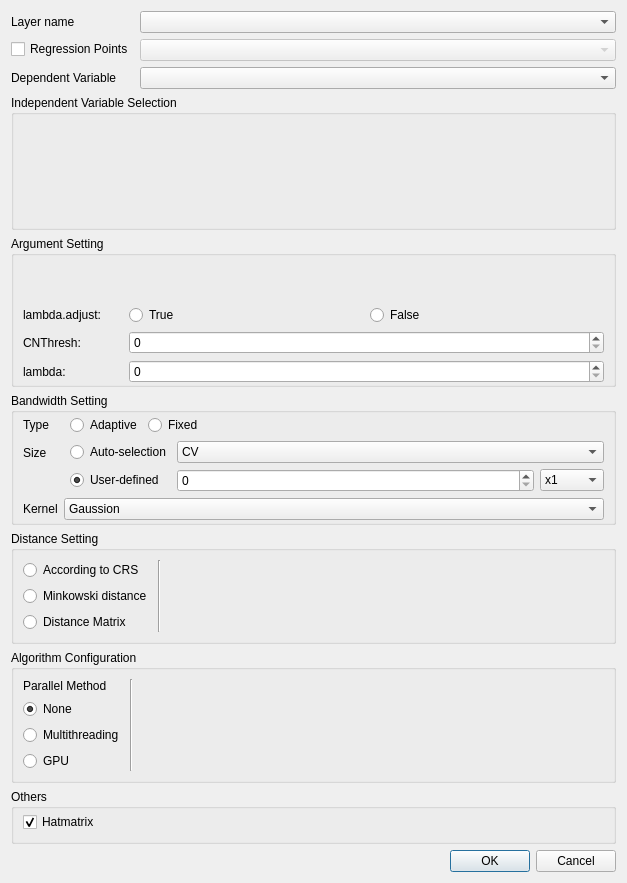
<?xml version="1.0" encoding="UTF-8"?>
<ui version="4.0">
 <class>GwmLcrGWROptionsDialog</class>
 <widget class="QDialog" name="GwmLcrGWROptionsDialog">
  <property name="geometry">
   <rect>
    <x>0</x>
    <y>0</y>
    <width>627</width>
    <height>883</height>
   </rect>
  </property>
  <property name="windowTitle">
   <string>GWR Configure</string>
  </property>
  <layout class="QVBoxLayout" name="verticalLayout_3" stretch="0,1,0,0,0,0,0,0">
   <item>
    <layout class="QFormLayout" name="formLayout_6">
     <item row="0" column="0">
      <widget class="QLabel" name="label">
       <property name="sizePolicy">
        <sizepolicy hsizetype="Fixed" vsizetype="Preferred">
         <horstretch>0</horstretch>
         <verstretch>0</verstretch>
        </sizepolicy>
       </property>
       <property name="text">
        <string>Layer name</string>
       </property>
      </widget>
     </item>
     <item row="0" column="1">
      <widget class="QComboBox" name="mLayerComboBox"/>
     </item>
     <item row="2" column="0">
      <widget class="QLabel" name="label_12">
       <property name="text">
        <string>Dependent Variable</string>
       </property>
      </widget>
     </item>
     <item row="2" column="1">
      <widget class="QComboBox" name="mDepVarComboBox"/>
     </item>
     <item row="1" column="0">
      <widget class="QCheckBox" name="ckbRegressionPoints">
       <property name="text">
        <string>Regression Points</string>
       </property>
      </widget>
     </item>
     <item row="1" column="1">
      <widget class="QComboBox" name="cmbRegressionLayerSelect">
       <property name="enabled">
        <bool>false</bool>
       </property>
      </widget>
     </item>
    </layout>
   </item>
   <item>
    <widget class="QGroupBox" name="groupBox">
     <property name="title">
      <string>Independent Variable Selection</string>
     </property>
     <layout class="QVBoxLayout" name="verticalLayout_4" stretch="1">
      <item>
       <widget class="GwmIndepVarSelectorWidget" name="mIndepVarSelector" native="true"/>
      </item>
     </layout>
    </widget>
   </item>
   <item>
    <widget class="QGroupBox" name="horizontalGroupBox">
     <property name="title">
      <string>Argument Setting</string>
     </property>
     <layout class="QHBoxLayout" name="horizontalLayout_7">
      <property name="topMargin">
       <number>49</number>
      </property>
      <property name="bottomMargin">
       <number>1</number>
      </property>
      <item>
       <layout class="QGridLayout" name="gridLayout_2">
        <item row="1" column="0">
         <widget class="QLabel" name="label_15">
          <property name="text">
           <string>lambda.adjust:</string>
          </property>
         </widget>
        </item>
        <item row="1" column="2">
         <widget class="QRadioButton" name="mLambdaAdjustFRadioButton">
          <property name="text">
           <string>False</string>
          </property>
         </widget>
        </item>
        <item row="1" column="1">
         <widget class="QRadioButton" name="mLambdaAdjustTRadioButton">
          <property name="text">
           <string>True</string>
          </property>
         </widget>
        </item>
        <item row="3" column="0">
         <widget class="QLabel" name="label_10">
          <property name="maximumSize">
           <size>
            <width>100</width>
            <height>16777215</height>
           </size>
          </property>
          <property name="text">
           <string>lambda:</string>
          </property>
         </widget>
        </item>
        <item row="2" column="0">
         <widget class="QLabel" name="label_11">
          <property name="text">
           <string>CNThresh:</string>
          </property>
         </widget>
        </item>
        <item row="2" column="1" colspan="2">
         <widget class="QSpinBox" name="mcnThreshSpinBox"/>
        </item>
        <item row="3" column="1" colspan="2">
         <widget class="QSpinBox" name="mLambdaSpinBox"/>
        </item>
       </layout>
      </item>
     </layout>
    </widget>
   </item>
   <item>
    <widget class="QGroupBox" name="groupBox_2">
     <property name="sizePolicy">
      <sizepolicy hsizetype="Preferred" vsizetype="Fixed">
       <horstretch>0</horstretch>
       <verstretch>0</verstretch>
      </sizepolicy>
     </property>
     <property name="title">
      <string>Bandwidth Setting</string>
     </property>
     <layout class="QFormLayout" name="formLayout">
      <property name="horizontalSpacing">
       <number>6</number>
      </property>
      <property name="verticalSpacing">
       <number>6</number>
      </property>
      <property name="topMargin">
       <number>2</number>
      </property>
      <property name="bottomMargin">
       <number>2</number>
      </property>
      <item row="0" column="0">
       <widget class="QLabel" name="label_2">
        <property name="text">
         <string>Type</string>
        </property>
       </widget>
      </item>
      <item row="0" column="1">
       <layout class="QHBoxLayout" name="horizontalLayout_6">
        <property name="leftMargin">
         <number>6</number>
        </property>
        <item>
         <widget class="QRadioButton" name="mBwTypeAdaptiveRadio">
          <property name="sizePolicy">
           <sizepolicy hsizetype="Fixed" vsizetype="Fixed">
            <horstretch>0</horstretch>
            <verstretch>0</verstretch>
           </sizepolicy>
          </property>
          <property name="text">
           <string>Adaptive</string>
          </property>
          <property name="checked">
           <bool>true</bool>
          </property>
         </widget>
        </item>
        <item>
         <widget class="QRadioButton" name="mBwTypeFixedRadio">
          <property name="sizePolicy">
           <sizepolicy hsizetype="Fixed" vsizetype="Fixed">
            <horstretch>0</horstretch>
            <verstretch>0</verstretch>
           </sizepolicy>
          </property>
          <property name="text">
           <string>Fixed</string>
          </property>
         </widget>
        </item>
        <item>
         <spacer name="horizontalSpacer">
          <property name="orientation">
           <enum>Qt::Horizontal</enum>
          </property>
          <property name="sizeHint" stdset="0">
           <size>
            <width>40</width>
            <height>20</height>
           </size>
          </property>
         </spacer>
        </item>
       </layout>
      </item>
      <item row="1" column="0">
       <widget class="QLabel" name="label_3">
        <property name="sizePolicy">
         <sizepolicy hsizetype="Preferred" vsizetype="Preferred">
          <horstretch>0</horstretch>
          <verstretch>0</verstretch>
         </sizepolicy>
        </property>
        <property name="text">
         <string>Size</string>
        </property>
        <property name="alignment">
         <set>Qt::AlignLeading|Qt::AlignLeft|Qt::AlignVCenter</set>
        </property>
       </widget>
      </item>
      <item row="1" column="1">
       <layout class="QGridLayout" name="gridLayout_4">
        <property name="leftMargin">
         <number>6</number>
        </property>
        <item row="1" column="0">
         <widget class="QRadioButton" name="mBwSizeCustomizeRadio">
          <property name="sizePolicy">
           <sizepolicy hsizetype="Fixed" vsizetype="Fixed">
            <horstretch>0</horstretch>
            <verstretch>0</verstretch>
           </sizepolicy>
          </property>
          <property name="text">
           <string>User-defined</string>
          </property>
          <property name="checked">
           <bool>true</bool>
          </property>
         </widget>
        </item>
        <item row="1" column="1">
         <widget class="QStackedWidget" name="mBwSizeSettingStack">
          <property name="currentIndex">
           <number>0</number>
          </property>
          <widget class="QWidget" name="page_4">
           <layout class="QHBoxLayout" name="horizontalLayout">
            <property name="leftMargin">
             <number>0</number>
            </property>
            <property name="topMargin">
             <number>0</number>
            </property>
            <property name="rightMargin">
             <number>0</number>
            </property>
            <property name="bottomMargin">
             <number>0</number>
            </property>
            <item>
             <widget class="QSpinBox" name="mBwSizeAdaptiveSize"/>
            </item>
            <item>
             <widget class="QComboBox" name="mBwSizeAdaptiveUnit">
              <property name="sizePolicy">
               <sizepolicy hsizetype="Fixed" vsizetype="Fixed">
                <horstretch>0</horstretch>
                <verstretch>0</verstretch>
               </sizepolicy>
              </property>
              <item>
               <property name="text">
                <string>x1</string>
               </property>
              </item>
              <item>
               <property name="text">
                <string>x10</string>
               </property>
              </item>
              <item>
               <property name="text">
                <string>x100</string>
               </property>
              </item>
              <item>
               <property name="text">
                <string>x1000</string>
               </property>
              </item>
             </widget>
            </item>
           </layout>
          </widget>
          <widget class="QWidget" name="page_5">
           <layout class="QHBoxLayout" name="horizontalLayout_4">
            <property name="leftMargin">
             <number>0</number>
            </property>
            <property name="topMargin">
             <number>0</number>
            </property>
            <property name="rightMargin">
             <number>0</number>
            </property>
            <property name="bottomMargin">
             <number>0</number>
            </property>
            <item>
             <widget class="QDoubleSpinBox" name="mBwSizeFixedSize">
              <property name="decimals">
               <number>12</number>
              </property>
             </widget>
            </item>
            <item>
             <widget class="QComboBox" name="mBwSizeFixedUnit">
              <property name="sizePolicy">
               <sizepolicy hsizetype="Fixed" vsizetype="Fixed">
                <horstretch>0</horstretch>
                <verstretch>0</verstretch>
               </sizepolicy>
              </property>
              <item>
               <property name="text">
                <string>m</string>
               </property>
              </item>
              <item>
               <property name="text">
                <string>km</string>
               </property>
              </item>
              <item>
               <property name="text">
                <string>mile</string>
               </property>
              </item>
             </widget>
            </item>
           </layout>
          </widget>
         </widget>
        </item>
        <item row="0" column="0">
         <widget class="QRadioButton" name="mBwSizeAutomaticRadio">
          <property name="sizePolicy">
           <sizepolicy hsizetype="Preferred" vsizetype="Fixed">
            <horstretch>0</horstretch>
            <verstretch>0</verstretch>
           </sizepolicy>
          </property>
          <property name="text">
           <string>Auto-selection</string>
          </property>
          <property name="checked">
           <bool>false</bool>
          </property>
         </widget>
        </item>
        <item row="0" column="1">
         <widget class="QComboBox" name="mBwSizeAutomaticApprochCombo">
          <item>
           <property name="text">
            <string>CV</string>
           </property>
          </item>
          <item>
           <property name="text">
            <string>AICc</string>
           </property>
          </item>
         </widget>
        </item>
       </layout>
      </item>
      <item row="2" column="0">
       <widget class="QLabel" name="label_13">
        <property name="text">
         <string>Kernel</string>
        </property>
       </widget>
      </item>
      <item row="2" column="1">
       <widget class="QComboBox" name="mBwKernelFunctionCombo">
        <item>
         <property name="text">
          <string>Gaussion</string>
         </property>
        </item>
        <item>
         <property name="text">
          <string>Exponential</string>
         </property>
        </item>
        <item>
         <property name="text">
          <string>Bisquare</string>
         </property>
        </item>
        <item>
         <property name="text">
          <string>Tricube</string>
         </property>
        </item>
        <item>
         <property name="text">
          <string>Boxcar</string>
         </property>
        </item>
       </widget>
      </item>
     </layout>
    </widget>
   </item>
   <item>
    <widget class="QGroupBox" name="groupBox_3">
     <property name="sizePolicy">
      <sizepolicy hsizetype="Preferred" vsizetype="Preferred">
       <horstretch>0</horstretch>
       <verstretch>0</verstretch>
      </sizepolicy>
     </property>
     <property name="title">
      <string>Distance Setting</string>
     </property>
     <layout class="QHBoxLayout" name="horizontalLayout_2">
      <item>
       <layout class="QVBoxLayout" name="verticalLayout_2">
        <item>
         <widget class="QRadioButton" name="mDistTypeCRSRadio">
          <property name="text">
           <string>According to CRS</string>
          </property>
         </widget>
        </item>
        <item>
         <widget class="QRadioButton" name="mDistTypeMinkowskiRadio">
          <property name="text">
           <string>Minkowski distance</string>
          </property>
         </widget>
        </item>
        <item>
         <widget class="QRadioButton" name="mDistTypeDmatRadio">
          <property name="text">
           <string>Distance Matrix</string>
          </property>
         </widget>
        </item>
       </layout>
      </item>
      <item>
       <widget class="Line" name="line">
        <property name="orientation">
         <enum>Qt::Vertical</enum>
        </property>
       </widget>
      </item>
      <item>
       <widget class="QStackedWidget" name="mDistParamSettingStack">
        <property name="currentIndex">
         <number>0</number>
        </property>
        <widget class="QWidget" name="mCRSDistPage"/>
        <widget class="QWidget" name="mMinkowskiDistPage">
         <layout class="QFormLayout" name="formLayout_2">
          <property name="leftMargin">
           <number>0</number>
          </property>
          <property name="topMargin">
           <number>0</number>
          </property>
          <property name="rightMargin">
           <number>0</number>
          </property>
          <property name="bottomMargin">
           <number>0</number>
          </property>
          <item row="0" column="0">
           <widget class="QLabel" name="label_4">
            <property name="sizePolicy">
             <sizepolicy hsizetype="Preferred" vsizetype="Preferred">
              <horstretch>0</horstretch>
              <verstretch>0</verstretch>
             </sizepolicy>
            </property>
            <property name="text">
             <string>Rotation parameter</string>
            </property>
            <property name="alignment">
             <set>Qt::AlignLeading|Qt::AlignLeft|Qt::AlignVCenter</set>
            </property>
           </widget>
          </item>
          <item row="0" column="1">
           <layout class="QFormLayout" name="formLayout_5">
            <property name="horizontalSpacing">
             <number>6</number>
            </property>
            <property name="verticalSpacing">
             <number>2</number>
            </property>
            <item row="0" column="0">
             <widget class="QLabel" name="label_5">
              <property name="text">
               <string>theta</string>
              </property>
             </widget>
            </item>
            <item row="1" column="0">
             <widget class="QLabel" name="label_6">
              <property name="text">
               <string>p</string>
              </property>
             </widget>
            </item>
            <item row="0" column="1">
             <widget class="QDoubleSpinBox" name="mThetaValue"/>
            </item>
            <item row="1" column="1">
             <widget class="QDoubleSpinBox" name="mPValue">
              <property name="minimum">
               <double>-1.000000000000000</double>
              </property>
             </widget>
            </item>
           </layout>
          </item>
         </layout>
        </widget>
        <widget class="QWidget" name="mDistMatrixDistPage">
         <layout class="QGridLayout" name="gridLayout">
          <property name="leftMargin">
           <number>0</number>
          </property>
          <property name="topMargin">
           <number>0</number>
          </property>
          <property name="rightMargin">
           <number>0</number>
          </property>
          <property name="bottomMargin">
           <number>0</number>
          </property>
          <item row="1" column="0">
           <widget class="QLineEdit" name="mDistMatrixFileNameEdit"/>
          </item>
          <item row="1" column="1">
           <widget class="QToolButton" name="mDistMatrixFileOpenBtn">
            <property name="text">
             <string>...</string>
            </property>
           </widget>
          </item>
          <item row="0" column="0">
           <widget class="QLabel" name="label_14">
            <property name="text">
             <string>Select a distance matrix file</string>
            </property>
           </widget>
          </item>
          <item row="2" column="0">
           <spacer name="verticalSpacer">
            <property name="orientation">
             <enum>Qt::Vertical</enum>
            </property>
            <property name="sizeHint" stdset="0">
             <size>
              <width>20</width>
              <height>5</height>
             </size>
            </property>
           </spacer>
          </item>
         </layout>
        </widget>
       </widget>
      </item>
     </layout>
    </widget>
   </item>
   <item>
    <widget class="QGroupBox" name="mCalcParallelGroup">
     <property name="sizePolicy">
      <sizepolicy hsizetype="Preferred" vsizetype="Preferred">
       <horstretch>0</horstretch>
       <verstretch>0</verstretch>
      </sizepolicy>
     </property>
     <property name="title">
      <string>Algorithm Configuration</string>
     </property>
     <layout class="QHBoxLayout" name="horizontalLayout_3">
      <item>
       <layout class="QVBoxLayout" name="verticalLayout_5">
        <item>
         <widget class="QLabel" name="label_7">
          <property name="text">
           <string>Parallel Method</string>
          </property>
         </widget>
        </item>
        <item>
         <widget class="QRadioButton" name="mCalcParallelNoneRadio">
          <property name="sizePolicy">
           <sizepolicy hsizetype="Fixed" vsizetype="Fixed">
            <horstretch>0</horstretch>
            <verstretch>0</verstretch>
           </sizepolicy>
          </property>
          <property name="text">
           <string>None</string>
          </property>
          <property name="checked">
           <bool>true</bool>
          </property>
         </widget>
        </item>
        <item>
         <widget class="QRadioButton" name="mCalcParallelMultithreadRadio">
          <property name="sizePolicy">
           <sizepolicy hsizetype="Fixed" vsizetype="Fixed">
            <horstretch>0</horstretch>
            <verstretch>0</verstretch>
           </sizepolicy>
          </property>
          <property name="text">
           <string>Multithreading</string>
          </property>
         </widget>
        </item>
        <item>
         <widget class="QRadioButton" name="mCalcParallelGPURadio">
          <property name="sizePolicy">
           <sizepolicy hsizetype="Fixed" vsizetype="Fixed">
            <horstretch>0</horstretch>
            <verstretch>0</verstretch>
           </sizepolicy>
          </property>
          <property name="text">
           <string>GPU</string>
          </property>
         </widget>
        </item>
       </layout>
      </item>
      <item>
       <widget class="Line" name="line_2">
        <property name="orientation">
         <enum>Qt::Vertical</enum>
        </property>
       </widget>
      </item>
      <item>
       <widget class="QStackedWidget" name="stackedWidget">
        <property name="currentIndex">
         <number>0</number>
        </property>
        <widget class="QWidget" name="page">
         <layout class="QVBoxLayout" name="verticalLayout">
          <property name="topMargin">
           <number>0</number>
          </property>
          <property name="bottomMargin">
           <number>0</number>
          </property>
         </layout>
        </widget>
        <widget class="QWidget" name="page_3">
         <layout class="QFormLayout" name="formLayout_3">
          <property name="leftMargin">
           <number>9</number>
          </property>
          <property name="topMargin">
           <number>0</number>
          </property>
          <property name="rightMargin">
           <number>9</number>
          </property>
          <property name="bottomMargin">
           <number>0</number>
          </property>
          <item row="0" column="0">
           <widget class="QLabel" name="label_9">
            <property name="text">
             <string>Threads</string>
            </property>
           </widget>
          </item>
          <item row="0" column="1">
           <widget class="QSpinBox" name="mThreadNum">
            <property name="maximum">
             <number>8</number>
            </property>
           </widget>
          </item>
         </layout>
        </widget>
        <widget class="QWidget" name="page_2">
         <layout class="QFormLayout" name="formLayout_4">
          <property name="topMargin">
           <number>0</number>
          </property>
          <property name="bottomMargin">
           <number>0</number>
          </property>
          <item row="0" column="0">
           <widget class="QLabel" name="label_8">
            <property name="text">
             <string>Batch Size</string>
            </property>
           </widget>
          </item>
          <item row="0" column="1">
           <widget class="QSpinBox" name="mSampleGroupSize">
            <property name="maximum">
             <number>4096</number>
            </property>
           </widget>
          </item>
         </layout>
        </widget>
       </widget>
      </item>
     </layout>
    </widget>
   </item>
   <item>
    <widget class="QGroupBox" name="groupBox_4">
     <property name="title">
      <string>Others</string>
     </property>
     <layout class="QFormLayout" name="formLayout_7">
      <property name="topMargin">
       <number>3</number>
      </property>
      <item row="0" column="0">
       <widget class="QCheckBox" name="cbxHatmatrix">
        <property name="text">
         <string>Hatmatrix</string>
        </property>
        <property name="checked">
         <bool>true</bool>
        </property>
       </widget>
      </item>
     </layout>
    </widget>
   </item>
   <item>
    <layout class="QHBoxLayout" name="horizontalLayout_5">
     <item>
      <widget class="QLabel" name="mCheckMessage">
       <property name="sizePolicy">
        <sizepolicy hsizetype="Expanding" vsizetype="Preferred">
         <horstretch>0</horstretch>
         <verstretch>0</verstretch>
        </sizepolicy>
       </property>
       <property name="text">
        <string/>
       </property>
      </widget>
     </item>
     <item>
      <widget class="QDialogButtonBox" name="btbOkCancle">
       <property name="sizePolicy">
        <sizepolicy hsizetype="Fixed" vsizetype="Fixed">
         <horstretch>0</horstretch>
         <verstretch>0</verstretch>
        </sizepolicy>
       </property>
       <property name="orientation">
        <enum>Qt::Horizontal</enum>
       </property>
       <property name="standardButtons">
        <set>QDialogButtonBox::Cancel|QDialogButtonBox::Ok</set>
       </property>
      </widget>
     </item>
    </layout>
   </item>
  </layout>
 </widget>
 <customwidgets>
  <customwidget>
   <class>GwmIndepVarSelectorWidget</class>
   <extends>QWidget</extends>
   <header>gwmindepvarselectorwidget.h</header>
   <container>1</container>
  </customwidget>
 </customwidgets>
 <resources/>
 <connections>
  <connection>
   <sender>btbOkCancle</sender>
   <signal>accepted()</signal>
   <receiver>GwmLcrGWROptionsDialog</receiver>
   <slot>accept()</slot>
   <hints>
    <hint type="sourcelabel">
     <x>248</x>
     <y>254</y>
    </hint>
    <hint type="destinationlabel">
     <x>157</x>
     <y>274</y>
    </hint>
   </hints>
  </connection>
  <connection>
   <sender>btbOkCancle</sender>
   <signal>rejected()</signal>
   <receiver>GwmLcrGWROptionsDialog</receiver>
   <slot>reject()</slot>
   <hints>
    <hint type="sourcelabel">
     <x>316</x>
     <y>260</y>
    </hint>
    <hint type="destinationlabel">
     <x>286</x>
     <y>274</y>
    </hint>
   </hints>
  </connection>
 </connections>
</ui>
